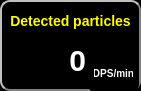
        <widget class="QWidget" name="rad_widget_2" native="true">
         <property name="geometry">
          <rect>
           <x>440</x>
           <y>90</y>
           <width>141</width>
           <height>91</height>
          </rect>
         </property>
         <property name="styleSheet">
          <string notr="true">QWidget
{
	border-color: gray;
	border-style: outset;
    border-width: 2px;
    border-radius: 10px;
    background-color: black;
    font: bold 14px;
    padding: 6px;
}</string>
         </property>
         <widget class="QLabel" name="label_5">
          <property name="geometry">
           <rect>
            <x>5</x>
            <y>5</y>
            <width>131</width>
            <height>31</height>
           </rect>
          </property>
          <property name="styleSheet">
           <string notr="true">QLabel
{
	border-style: none;
    border-width: 2px;
    border-radius: 10px;
    background-color: black;
    font: bold 14px;
    padding: 6px;
	color: yellow;
}</string>
          </property>
          <property name="text">
           <string>Detected particles</string>
          </property>
          <property name="alignment">
           <set>Qt::AlignmentFlag::AlignCenter</set>
          </property>
         </widget>
         <widget class="QLabel" name="mkSv_label_3">
          <property name="geometry">
           <rect>
            <x>437</x>
            <y>39</y>
            <width>90</width>
            <height>40</height>
           </rect>
          </property>
          <property name="font">
           <font>
            <pointsize>-1</pointsize>
            <italic>false</italic>
            <bold>true</bold>
           </font>
          </property>
          <property name="styleSheet">
           <string notr="true">QLabel
{
	border-style: none;
    border-width: 2px;
    border-radius: 10px;
    background-color: none;
    font: bold 30px;
    padding: 6px;
}</string>
          </property>
          <property name="text">
           <string>0</string>
          </property>
          <property name="alignment">
           <set>Qt::AlignmentFlag::AlignRight|Qt::AlignmentFlag::AlignTrailing|Qt::AlignmentFlag::AlignVCenter</set>
          </property>
         </widget>
         <widget class="QLabel" name="label_6">
          <property name="geometry">
           <rect>
            <x>88</x>
            <y>53</y>
            <width>51</width>
            <height>41</height>
           </rect>
          </property>
          <property name="styleSheet">
           <string notr="true">QLabel
{
	border-style: none;
    border-width: 2px;
    border-radius: 10px;
    background-color: black;
    font: bold 10px;
    padding: 6px;
	color: white;
}</string>
          </property>
          <property name="text">
           <string>DPS/min</string>
          </property>
          <property name="alignment">
           <set>Qt::AlignmentFlag::AlignCenter</set>
          </property>
         </widget>
         <widget class="QLabel" name="det_particles">
          <property name="geometry">
           <rect>
            <x>0</x>
            <y>40</y>
            <width>100</width>
            <height>41</height>
           </rect>
          </property>
          <property name="font">
           <font>
            <family>Segoe UI</family>
            <pointsize>-1</pointsize>
            <italic>false</italic>
            <bold>true</bold>
           </font>
          </property>
          <property name="styleSheet">
           <string notr="true">QLabel
{
	border-style: none;
    border-width: 2px;
    border-radius: 10px;
    background-color: none;
    font: bold 30px;
    padding: 6px;
	color: white;
}</string>
          </property>
          <property name="text">
           <string>0</string>
          </property>
          <property name="scaledContents">
           <bool>false</bool>
          </property>
          <property name="alignment">
           <set>Qt::AlignmentFlag::AlignRight|Qt::AlignmentFlag::AlignTrailing|Qt::AlignmentFlag::AlignVCenter</set>
          </property>
         </widget>
        </widget>
